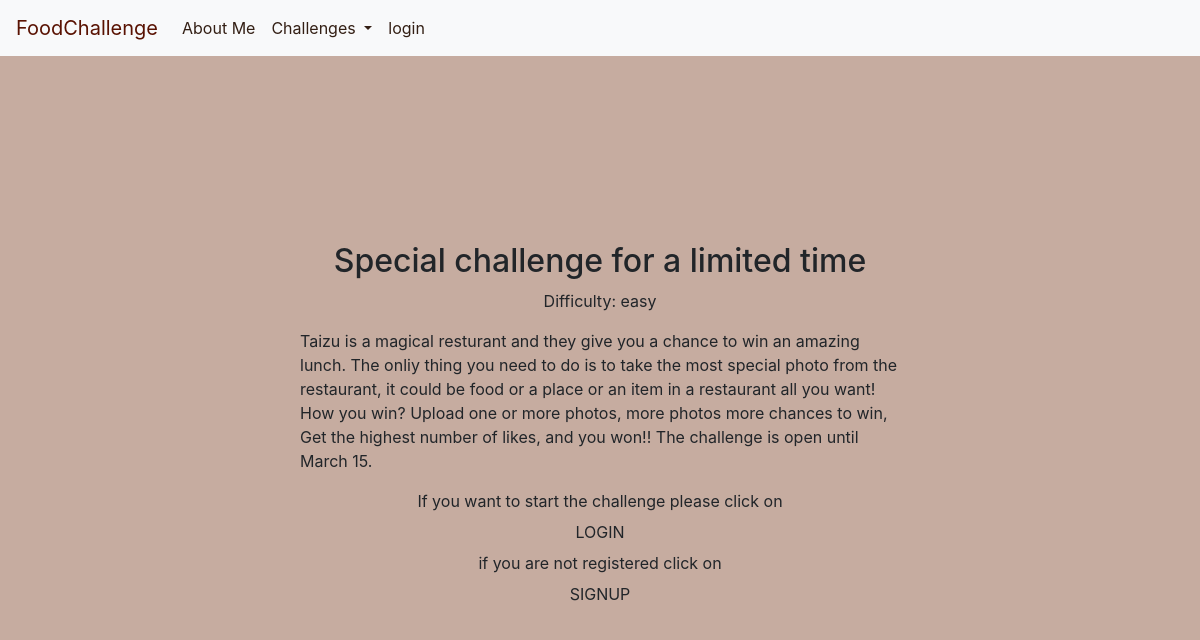
Page /select/5/ on the committed database.
### core/models.py (models this page shows, shortened)
class Challenge(models.Model):
    name = models.CharField(max_length=200)
    summary = models.CharField(max_length=200)
    description = models.TextField()
    class Level(models.IntegerChoices):
        EASY = 1, "easy"
        MEDIUM = 2, "medium"
        HARD = 3, "hard"
        EXTREME = 4, "extreme"
    level = models.IntegerField(choices=Level.choices)

### core/views.py (the view)
# urls.py: path('select/<int:challenge_id>/', views.select, name='select'),
def select(request, challenge_id):
    c = Challenge.objects.get(id=challenge_id)
    in_challenge = False
    if request.user.is_authenticated:
        in_challenge = UserInChallenge.objects.filter(
            client=request.user.client,
            challenge_id=challenge_id
        ).exists()
    if request.method == 'POST':
        UserInChallenge.objects.create(
            client=request.user.client,
            challenge_id=challenge_id
        )
        in_challenge = True
    challenge_list = [
        "Chinese food challenge",
        "Vegan Instant",
        "Food Diggers",
        "Indian food challenge",
        "Special challenge for a limited time",
        "Jerusalem Challenge",
        "The Shawarma Challenge",
    ]
    context = {'object': c, 'in_challenge': in_challenge}
    return render(request, 'core/challenge_page.html', context)

### core/base_views.py (called while the page is built)
def challenge_list(request):
    challenge_list = [
        "Chinese food challenge",
        "Vegan Instant",
        "Food Diggers",
        "Indian food challenge",
        "Special challenge for a limited time",
        "Jerusalem Challenge",
        "The Shawarma Challenge",
    ]
    return {'challenge_list': challenge_list}

### core/templates/core/challenge_page.html
{% extends 'core/base.html' %}
{% block content %}
    <div class="challengePage">
        <div class="containers">
            <h2>{{ object.name }}</h2>
            <p>Difficulty: {{ object.get_level_display }}</p>
            <p class="description">{{ object.description }}</p>
            {% if user.is_authenticated %}
                {% if not in_challenge %}
                    <form method="post">
                        {% csrf_token %}
                        <input type="submit" value="START">
                    </form>
                {% else %}
                    <p>you already in challenge</p>
                {% endif %}
            {% else %}
                <a>If you want to start the challenge please click on</a>
                <a class="btn btn-login" href="{% url 'login' %}">LOGIN</a><a> if you are not registered click on</a>
                <a class="btn btn-signup " href="{% url 'client_create' %}">SIGNUP </a>
            {% endif %}
        </div>
    </div>
{% endblock %}

### core/static/css/style.css (style rules this page uses)
* { box-sizing: border-box; }
body, html { margin: 0; padding: 0; background: #c6aca0; }
.containers { min-height: calc(100vh - 57px); display: flex; justify-content: center; align-items: center; flex-direction: column; }
.description { width: 50vw; }

### rows in the picture
Challenge: name "Special challenge for a limited time", level "easy", description "Taizu is a magical resturant and they give you a chance to win an amazing lunch. The onliy thing you need to do is to take the most special photo from the restaurant, it could be food or a place or an item in a restaurant all you want! How you win? Upload one or more photos, more photos more chances to win, Get the highest number of likes, and you won!! The challenge is open until March 15."
